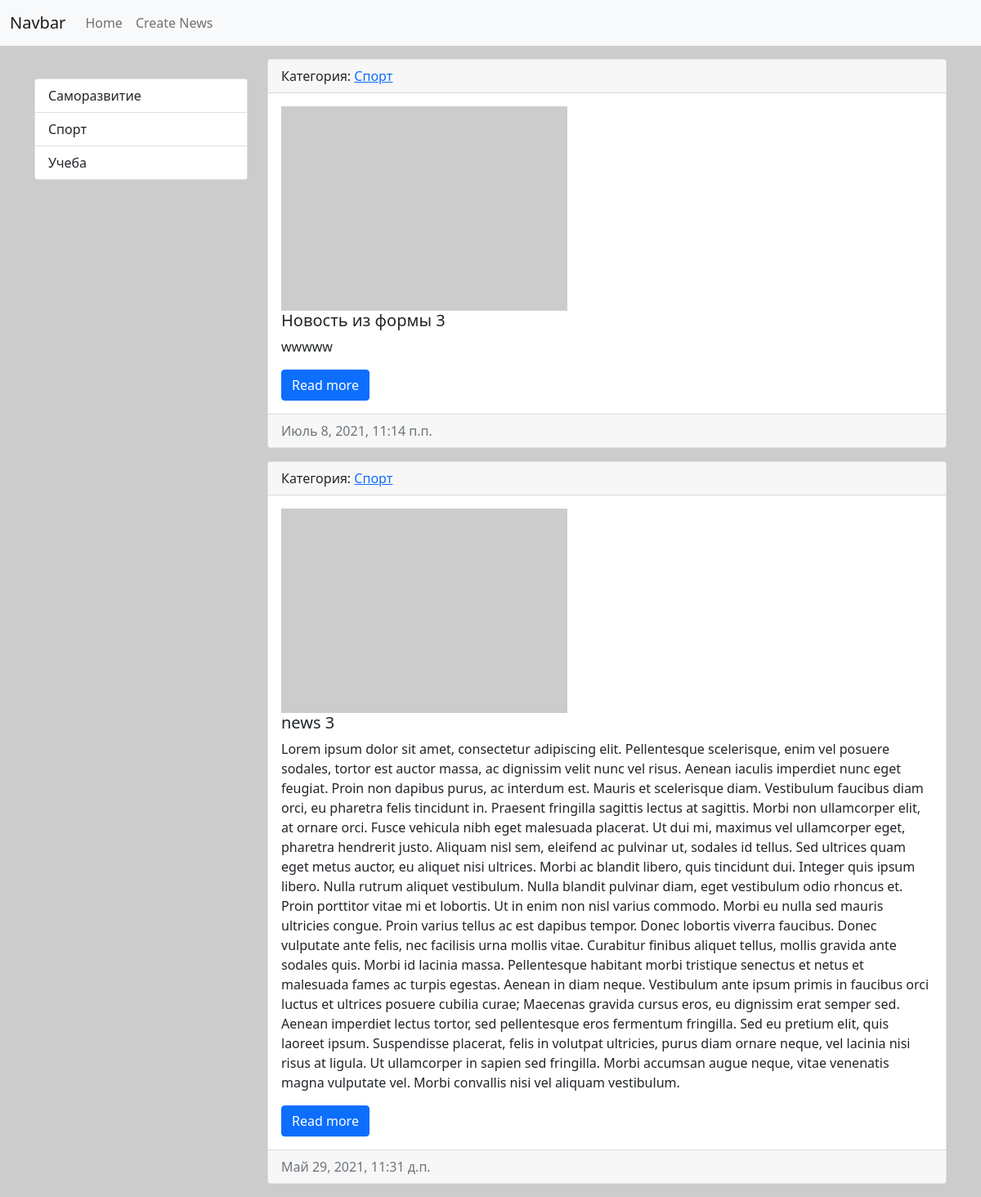
Page /category/1 on the committed database.
### news/models.py (models this page shows, shortened)
class Category(models.Model):
    title = models.CharField('Название', max_length=100, db_index=True)
    def get_absolute_url(self):
        return reverse('category', kwargs={"category_id": self.pk})
    def __str__(self):
        return self.title
    class Meta:
        verbose_name = 'Категорию'
        verbose_name_plural = 'Категории'
        ordering = ['title']

class News(models.Model):
    title = models.CharField('Название', max_length=150)
    content = models.TextField('Контент', blank=True)
    created_ad = models.DateTimeField('Дата регистрации', auto_now_add=True)
    updated_ad = models.DateTimeField('Дата обновления', auto_now=True)
    photo = models.ImageField('Фото', upload_to='photos/%Y/%m/%d/', blank=True)
    is_published = models.BooleanField('Опубликовано', default=True)
    category = models.ForeignKey('Category', on_delete=models.PROTECT, null=True, verbose_name='Категория')
    def get_absolute_url(self):
        return reverse('view_news', kwargs={"pk": self.pk})
    class Meta:
        verbose_name = 'Новость'
        verbose_name_plural = 'Новости'
        ordering = ['-created_ad']

### news/views.py (the view)
# urls.py: path('category/<int:category_id>', NewsByCategory.as_view(), name='category'),#динамическое подставление url-адреса и подключение функции
class NewsByCategory(ListView):
    model = News
    template_name = 'news/home_news_list.html'
    context_object_name = 'news'
    def get_context_data(self, *, object_list=None, **kwargs):
        context = super().get_context_data(**kwargs)
        context['title'] = Category.objects.get(pk=self.kwargs['category_id'])
        return context
    def get_queryset(self):
        return News.objects.filter(category_id=self.kwargs['category_id'], is_published=True)

### news/templatetags/news_tags.py (called while the page is built)
@register.simple_tag()
def get_categories():
    return Category.objects.all()

@register.inclusion_tag('news/list_categories.html')
def show_categories():
    categories = Category.objects.all()
    return {"categories": categories}

### news/templates/news/home_news_list.html (shortened to what this page needs)
{% extends 'base.html' %}
{% block sidebar %}
{% include 'inc/_sidebar.html' %}
{% endblock %}
{% block content %}
{% for i in news %}
<div class="card mb-3">
    <div class="card-header">
        Категория: <a href="{{ i.category.get_absolute_url }}">{{ i.category }}</a>
    </div>
    <div class="card-body">
        <div class="media">
            {% if i.photo %}
            <img src="{{ i.photo.url }}" alt="" width="350px" height="250" class="mr-3">
            {% else %}
            <img src="https://picsum.photos/200" alt="" width="350px" height="250" class="mr-3">
            {% endif %}
            <div class="media-body">
                <h5 class="card-title">{{ i.title }}</h5>
                <p class="card-text">{{ i.content }}</p>
                <a href="{{ i.get_absolute_url }}" class="btn btn-primary">Read more</a>
            </div>
        </div>
    </div>
    <div class="card-footer text-muted">
        {{ i.created_ad }}
    </div>
</div>
{% endfor %}
{% endblock %}

### news/templates/news/list_categories.html
<div class="list-group">
    {% for i in categories %}
    <a href="{{ i.get_absolute_url }}" class="list-group-item list-group-item-action">{{ i.title }}</a>
    {% endfor %}
</div>

### rows in the picture
Category: title "Саморазвитие"
Category: title "Спорт"
Category: title "Учеба"
News: category "Спорт", title "Новость из формы 3", content "wwwww", created_ad "Июль 8, 2021, 11:14 п.п."
News: category "Спорт", title "news 3", content "Lorem ipsum dolor sit amet, consectetur adipiscing elit. Pellentesque scelerisque, enim vel posuere sodales, tortor est auctor massa, ac dignissim velit nunc vel risus. Aenean iaculis imperdiet nunc eget feugiat. Proin non dapibus purus, ac interdum est. Mauris et scelerisque diam. Vestibulum faucibus diam orci, eu pharetra felis tincidunt in. Praesent fringilla sagittis lectus at sagittis. Morbi non ullamcorper elit, at ornare orci. Fusce vehicula nibh eget malesuada placerat. Ut dui mi, maximus vel ullamcorper eget, pharetra hendrerit justo. Aliquam nisl sem, eleifend ac pulvinar ut, sodales id tellus. Sed ultrices quam eget metus auctor, eu aliquet nisi ultrices. Morbi ac blandit libero,…", created_ad "Май 29, 2021, 11:31 д.п."
